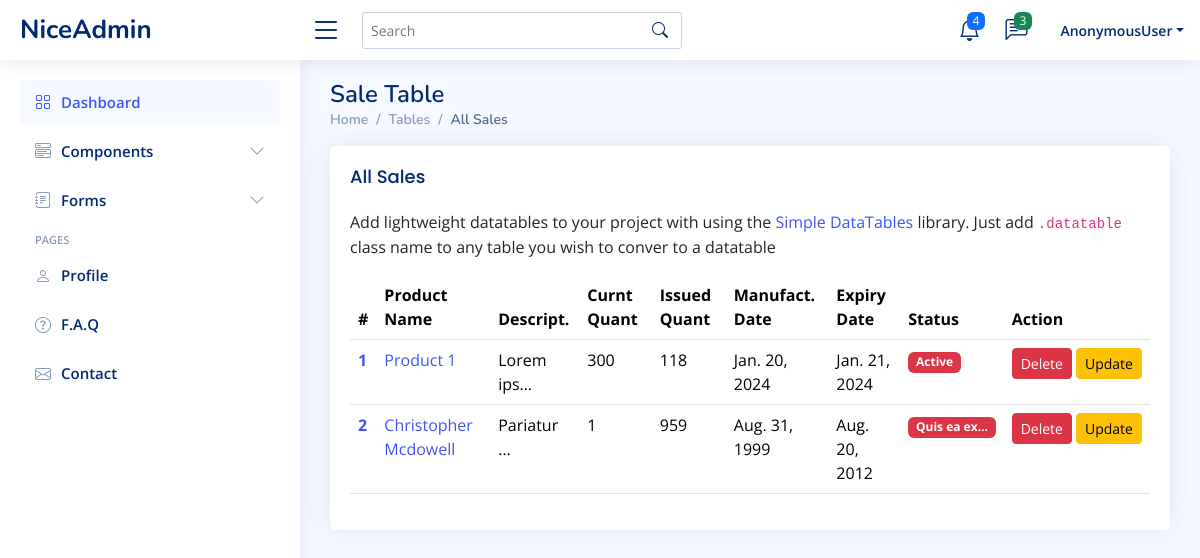
The page /store/all-sales/ on the database as committed earlier.
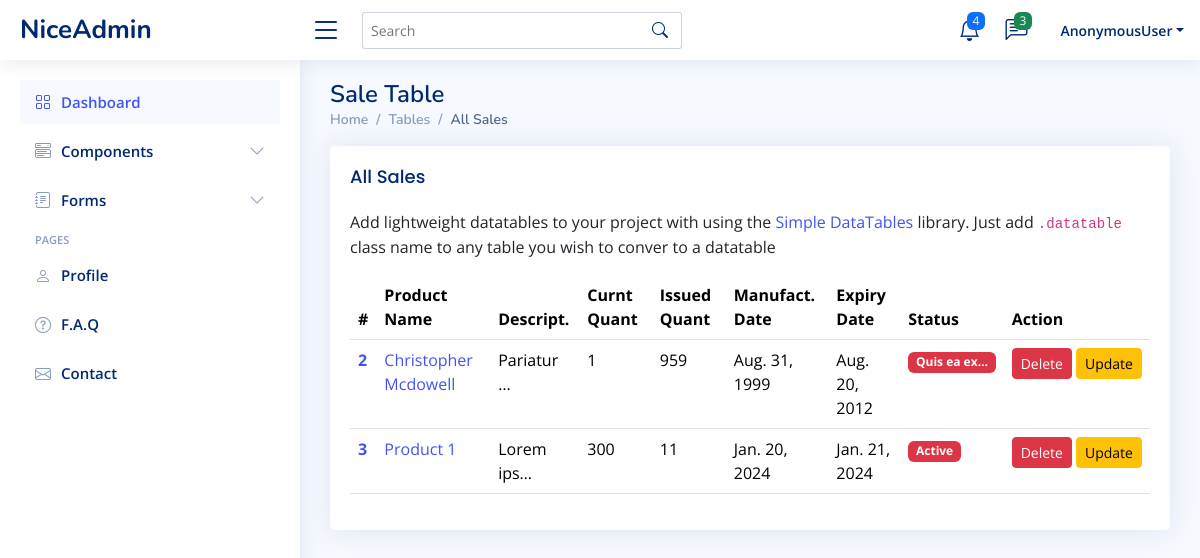
The same page on the database as committed later.
### store/models.py (models this page shows, shortened)
class Sale(models.Model):
    customer_name = models.CharField(max_length=2000, null=True)
    product = models.ForeignKey(Product, on_delete=models.SET_NULL, null=True)
    quantity = models.PositiveIntegerField(null=True)
    phone = models.CharField(max_length=20, null=True)
    address = models.TextField(null=True)
    issued_by = models.ForeignKey(User, on_delete=models.CASCADE, null=True)
    date_issued = models.DateTimeField(auto_now_add=True)

class Product(models.Model):
    name = models.CharField(max_length=100, null=True)
    description = models.TextField(null=True)
    category = models.ManyToManyField('Category', related_name='category')
    price = models.DecimalField(decimal_places=2, max_digits=90000,null=True)
    quantity = models.IntegerField(null=True)
    manufacturing_date = models.DateTimeField(null=True)
    expiry_date = models.DateTimeField(null=True)
    status = models.CharField(max_length=200)
    created_by = models.ForeignKey(User, on_delete=models.CASCADE, null=True)

### store/views.py (the view)
# urls.py: path('all-sales/', SaleList.as_view(), name='all_sales'),
class SaleList(ListView):
    model = Sale
    context_object_name = 'sales'
    template_name = 'store/all_sales.html'
    def get_context_data(self, **kwargs):
        context = super().get_context_data(**kwargs)
        context['page'] = 'all_sales'
        return context

### templates/store/all_sales.html (shortened to what this page needs)
{% extends "base/base.html" %}
{% block content %}
{% include "base/main_nav.html" %}
{% include "base/side_nav.html" %}
{% include "base/base_table.html" %}
{% endblock  %}

### templates/base/base_table.html (shortened to what the changed rows need)
{% if page == 'all_products' %}
<main id="main" class="main">
  <div class="pagetitle">
    <h1>Data Tables</h1>
    <nav>
      <ol class="breadcrumb">
        <li class="breadcrumb-item"><a href="index.html">Home</a></li>
        <li class="breadcrumb-item">Tables</li>
        <li class="breadcrumb-item active">Products</li>
      </ol>
    </nav>
  </div>
  <section class="section">
    <div class="row">
      <div class="col-lg-12">
        <div class="card">
          <div class="card-body">
            <h5 class="card-title">All Products</h5>
            <p>
              Add product from this section of the Page.
              <a
                href="https://github.com/devxprogramming"
                target="_blank"
                >Developer's Github Profile</a
              >
              library. Just add <code><a class="text-danger" href="{% url "add_product" %}">.product</a></code> to the
              database from the template
            </p>
            <table class="table datatable">
              <thead>
                <tr>
                  <th scope="col">#</th>
                  <th scope="col">Name</th>
                  <th scope="col">Description</th>
                  <th scope="col">Quantity</th>
                  <th scope="col">Manufact. Date</th>
                  <th scope="col">Expiry Date</th>
                  <th scope="col">Status</th>
                  <th scope="col">Action</th>
                </tr>
              </thead>
              <tbody>
                {% for product in model %}
                <tr>
                  <th scope="row">
                    <a href="{% url "product_detail" product.id %}">{{product.id}}</a>
                  </th>
                  <td>
                    <a href="{% url "product_detail" product.id %}">{{product.name}}</a>
                  </td>
                  <td>{{product.description|truncatechars:10}}</td>
                  <td>{{product.quantity}}</td>
                  <td>{{product.manufacturing_date|date}}</td>
                  <td>{{product.expiry_date|date}}</td>
                  <td>
                    <span class="badge bg-danger">{{product.status|truncatechars:11}}</span>
                  </td>
                  {% if product.created_by == request.user %}
                  <td>
                    <div class="d-flex">
                      <a href="{% url 'delete_product' product.id %}" class="btn btn-danger btn-sm">Delete</a>
                      <a href="{% url 'update_product' product.id %}" class="ms-md-1 btn btn-warning btn-sm">Update</a>
                    </div>
                  </td>
                  {% else %}
                  <td>
                    <span class="btn btn-sm btn-danger disabled">No permitted</span>
                  </td>
                  {% endif %}
                </tr>
                {% endfor %}
              </tbody>
            </table>
          </div>
        </div>
      </div>
    </div>
  </section>
</main>
{% elif page == 'all_sales' %}
<main id="main" class="main">
  <div class="pagetitle">
    <h1>Sale Table</h1>
  </div>
  <section class="section">
    <div class="row">
      <div class="col-lg-12">
        <div class="card">
          <div class="card-body">
            <table class="table datatable">
              <thead>
                <tr>
                  <th scope="col">#</th>
                  <th scope="col">Product Name</th>
                  <th scope="col">Descript.</th>
                  <th scope="col">Curnt Quant</th>
                  <th>Issued Quant</th>
                  <th scope="col">Manufact. Date</th>
                  <th scope="col">Expiry Date</th>
                  <th scope="col">Status</th>
                  <th scope="col">Action</th>
                </tr>
              </thead>
              <tbody>
                {% for sale in sales %}
                <tr>
                  <th scope="row">
                    <a href="{% url "sale_detail" sale.id %}">{{sale.id}}</a>
                  </th>
                  <td>
                    <a href="{% url "product_detail" sale.product.id %}">{{sale.product.name}}</a>
                  </td>
                  <td>{{sale.product.description|truncatechars:10}}</td>
                  <td>{{sale.product.quantity}}</td>
                  <td>{{sale.quantity}}</td>
                  <td>{{sale.product.manufacturing_date|date}}</td>
                  <td>{{sale.product.expiry_date|date}}</td>
                  <td>
                    <span class="badge bg-danger">{{sale.product.status|truncatechars:11}}</span>
                  </td>
                  <td>
                    <div class="d-flex">
                      <a href="{% url 'delete_sale' sale.id %}" class="btn btn-danger btn-sm">Delete</a>
                      <a href="{% url 'update_sale' sale.id %}" class="ms-md-1 btn btn-warning btn-sm">Update</a>
                    </div>
                  </td>
                </tr>
                {% endfor %}
              </tbody>
            </table>
          </div>
        </div>
      </div>
    </div>
  </section>
</main>
{% else %}
<h1>Move out</h1>
{% endif %}

Rows that differ between the two databases and show on the page:
removed Sale: id "1", product.name "Product 1", product.description "Lorem ips…", product.quantity "300", quantity "118", product.manufacturing_date "Jan. 20, 2024", product.expiry_date "Jan. 21, 2024", product.status "Active"
added Sale: id "3", product.name "Product 1", product.description "Lorem ips…", product.quantity "300", quantity "11", product.manufacturing_date "Jan. 20, 2024", product.expiry_date "Jan. 21, 2024", product.status "Active"
